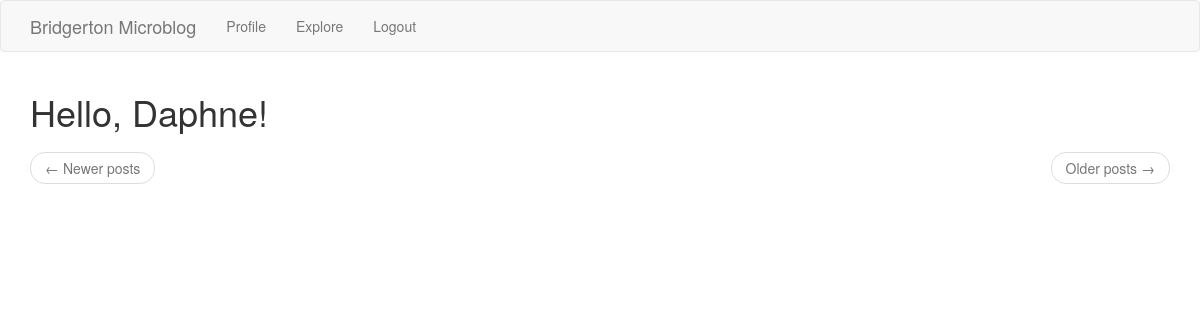
The page /explore (signed in) on the database as committed earlier.
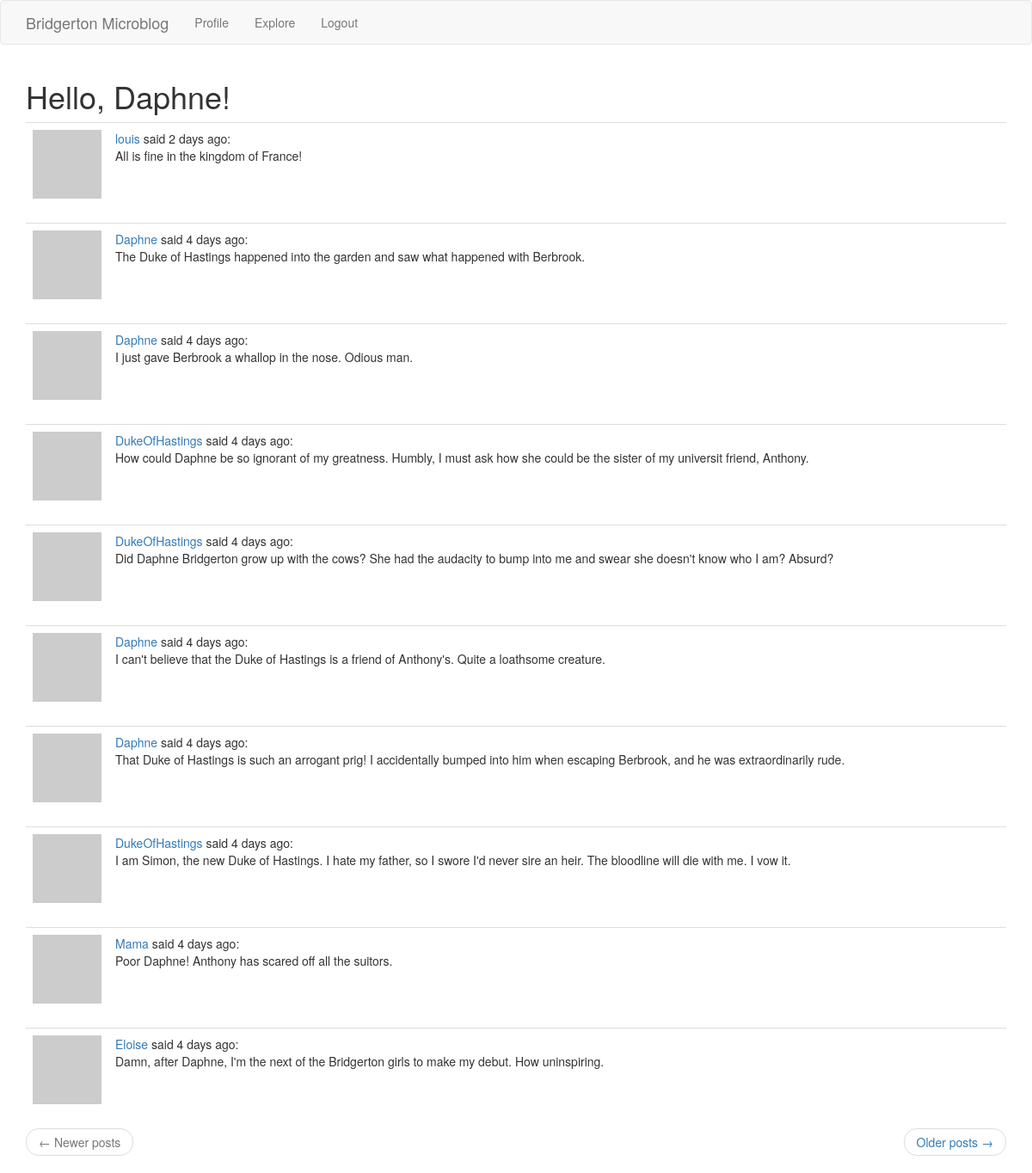
The same page on the database as committed later.
### app/models.py (models this page shows, shortened)
class Post(db.Model):
    id = db.Column(db.Integer, primary_key=True)
    body = db.Column(db.String(140))
    timestamp = db.Column(db.DateTime, index=True, default=datetime.utcnow)
    user_id = db.Column(db.Integer, db.ForeignKey('user.id'))

class User(UserMixin, db.Model):
    id = db.Column(db.Integer, primary_key=True)
    username = db.Column(db.String(64), index=True, unique=True)
    email = db.Column(db.String(128), index=True, unique=True)
    password_hash = db.Column(db.String(128))
    posts = db.relationship('Post', backref='author', lazy='dynamic')
    about_me = db.Column(db.String(256))
    last_seen = db.Column(db.DateTime, default=datetime.utcnow)
    followed = db.relationship(
        'User', secondary=followers,
        primaryjoin=(followers.c.follower_id == id),
        secondaryjoin=(followers.c.poster_id == id),
        backref=db.backref('followers', lazy='dynamic'), lazy='dynamic')
    def avatar(self, size):
        hexdigest = md5(self.email.lower().encode('utf-8')).hexdigest()
        return f'https://www.gravatar.com/avatar/{hexdigest}?s={size}&d=identicon'

### app/routes.py (the view)
@app.route('/explore')
@login_required
def explore():
    page = request.args.get('page', 1, type=int)
    posts = Post.query.order_by(Post.timestamp.desc()).paginate(
        page, app.config['POSTS_PER_PAGE'], False)
    next_url = url_for('explore', page=posts.next_num) \
        if posts.has_next else None
    prev_url = url_for('explore', page=posts.prev_num) \
        if posts.has_prev else None
    return render_template('index.html', title='Explore', posts=posts.items,
                           next_url=next_url, prev_url=prev_url)

### app/models.py (called while the page is built)
@login.user_loader
def load_user(id):
    return User.query.get(int(id))

### app/routes.py (called while the page is built)
@app.before_request
def before_request():
    if current_user.is_authenticated:
        current_user.last_seen = datetime.utcnow()
        db.session.commit()

### app/templates/index.html (shortened to what this page needs)
{% extends "base.html" %}
{% import 'bootstrap/wtf.html' as wtf %}
{% block app_content %}
    <h1>Hello, {{ current_user.username }}!</h1>
    {% for post in posts %}
        {% include '_post.html' %}
    {% endfor %}
    <nav aria-label="...">
        <ul class="pager">
            <li class="previous{% if not prev_url %} disabled{% endif %}">
                <a href="{{ prev_url or '#' }}">
                    <span aria-hidden="true">&larr;</span> Newer posts
                </a>
            </li>
            <li class="next{% if not next_url %} disabled{% endif %}">
                <a href="{{ next_url or '#' }}">
                    Older posts <span aria-hidden="true">&rarr;</span>
                </a>
            </li>
        </ul>
    </nav>
{% endblock %}

### app/templates/_post.html
<table class="table table-hover">
    <tr>
        <td width="70px">
            <a href="{{  url_for('user_profile', username=post.author.username) }}">
                <img src="{{ post.author.avatar(70) }}">
            </a>
        </td>
        <td>
            <a href="{{ url_for('user_profile', username=post.author.username) }}">
                {{ post.author.username }}
            </a>
            said {{ moment(post.timestamp).fromNow() }}:
            <br/>
            {{ post.body }}
        </td>
    </tr>
</table>

Rows that differ between the two databases and show on the page:
added Post: author.username "louis", timestamp "2 days ago", body "All is fine in the kingdom of France!"
added Post: author.username "Daphne", timestamp "4 days ago", body "The Duke of Hastings happened into the garden and saw what happened with Berbrook."
added Post: author.username "Daphne", timestamp "4 days ago", body "I just gave Berbrook a whallop in the nose. Odious man."
added Post: author.username "DukeOfHastings", timestamp "4 days ago", body "How could Daphne be so ignorant of my greatness. Humbly, I must ask how she could be the sister of my universit friend, Anthony."
added Post: author.username "DukeOfHastings", timestamp "4 days ago", body "Did Daphne Bridgerton grow up with the cows? She had the audacity to bump into me and swear she doesn't know who I am? Absurd?"
added Post: author.username "Daphne", timestamp "4 days ago", body "I can't believe that the Duke of Hastings is a friend of Anthony's. Quite a loathsome creature."
added Post: author.username "Daphne", timestamp "4 days ago", body "That Duke of Hastings is such an arrogant prig! I accidentally bumped into him when escaping Berbrook, and he was extraordinarily rude."
added Post: author.username "DukeOfHastings", timestamp "4 days ago", body "I am Simon, the new Duke of Hastings. I hate my father, so I swore I'd never sire an heir. The bloodline will die with me. I vow it."
added Post: author.username "Mama", timestamp "4 days ago", body "Poor Daphne! Anthony has scared off all the suitors."
added Post: author.username "Eloise", timestamp "4 days ago", body "Damn, after Daphne, I'm the next of the Bridgerton girls to make my debut. How uninspiring."
